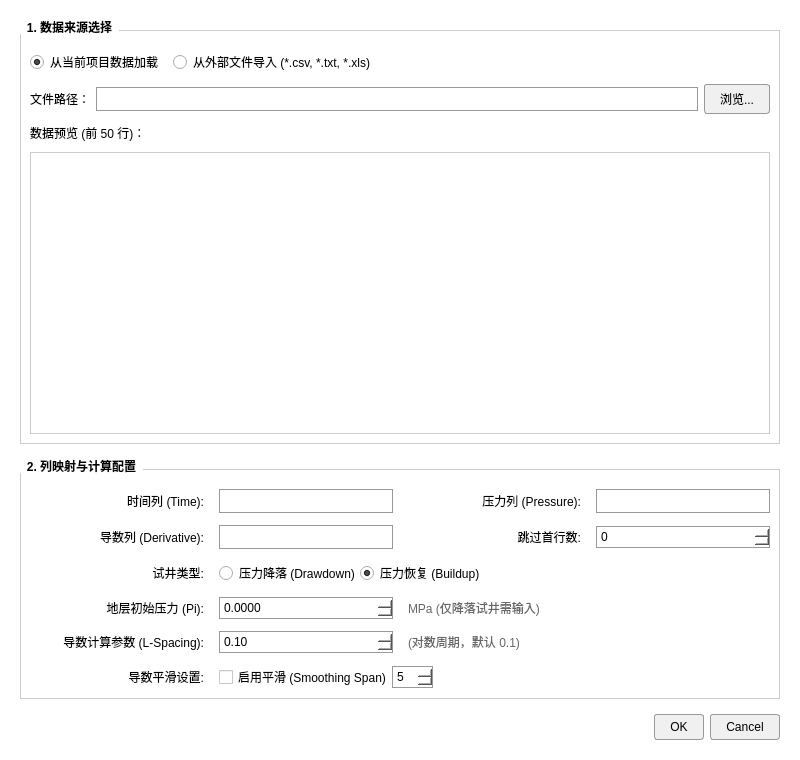
<?xml version="1.0" encoding="UTF-8"?>
<ui version="4.0">
 <class>FittingDataDialog</class>
 <widget class="QDialog" name="FittingDataDialog">
  <property name="geometry">
   <rect>
    <x>0</x>
    <y>0</y>
    <width>800</width>
    <height>760</height>
   </rect>
  </property>
  <property name="windowTitle">
   <string>加载观测数据配置</string>
  </property>
  <property name="styleSheet">
   <string notr="true">QDialog, QWidget {
    background-color: #ffffff;
    color: #000000;
    font-family: &quot;Microsoft YaHei&quot;;
}
QGroupBox {
    border: 1px solid #cccccc;
    margin-top: 10px;
    padding-top: 10px;
    font-weight: bold;
}
QGroupBox::title {
    subcontrol-origin: margin;
    subcontrol-position: top left;
    padding: 0 5px;
    color: #000000;
}
QLabel {
    color: #000000;
}
QLineEdit {
    border: 1px solid #999999;
    padding: 3px;
    background-color: #ffffff;
    color: #000000;
}
QPushButton {
    border: 1px solid #999999;
    background-color: #f0f0f0;
    padding: 5px 15px;
    border-radius: 3px;
    color: #000000;
}
QPushButton:hover {
    background-color: #e0e0e0;
}
QComboBox {
    border: 1px solid #999999;
    padding: 3px;
    background-color: #ffffff;
    color: #000000;
}
QComboBox::drop-down {
    border: 0px;
}
QTableWidget {
    border: 1px solid #cccccc;
    gridline-color: #eeeeee;
    color: #000000;
    background-color: #ffffff;
}
QHeaderView::section {
    background-color: #f0f0f0;
    color: #000000;
    border: 1px solid #cccccc;
    padding: 3px;
}
QRadioButton {
    color: #000000;
}
QCheckBox {
    color: #000000;
}
QSpinBox, QDoubleSpinBox {
    border: 1px solid #999999;
    background-color: #ffffff;
    color: #000000;
    padding: 2px;
}</string>
  </property>
  <layout class="QVBoxLayout" name="verticalLayout">
   <property name="spacing">
    <number>15</number>
   </property>
   <property name="leftMargin">
    <number>20</number>
   </property>
   <property name="topMargin">
    <number>20</number>
   </property>
   <property name="rightMargin">
    <number>20</number>
   </property>
   <property name="bottomMargin">
    <number>20</number>
   </property>
   <item>
    <widget class="QGroupBox" name="groupBoxSource">
     <property name="title">
      <string>1. 数据来源选择</string>
     </property>
     <layout class="QVBoxLayout" name="verticalLayout_2">
      <property name="spacing">
       <number>10</number>
      </property>
      <item>
       <layout class="QHBoxLayout" name="horizontalLayoutSource">
        <item>
         <widget class="QRadioButton" name="radioProjectData">
          <property name="text">
           <string>从当前项目数据加载</string>
          </property>
          <property name="checked">
           <bool>true</bool>
          </property>
         </widget>
        </item>
        <item>
         <widget class="QRadioButton" name="radioExternalFile">
          <property name="text">
           <string>从外部文件导入 (*.csv, *.txt, *.xls)</string>
          </property>
         </widget>
        </item>
        <item>
         <spacer name="horizontalSpacer">
          <property name="orientation">
           <enum>Qt::Horizontal</enum>
          </property>
          <property name="sizeHint" stdset="0">
           <size>
            <width>40</width>
            <height>20</height>
           </size>
          </property>
         </spacer>
        </item>
       </layout>
      </item>
      <item>
       <widget class="QWidget" name="widgetFileSelect" native="true">
        <layout class="QHBoxLayout" name="horizontalLayoutFile">
         <property name="leftMargin">
          <number>0</number>
         </property>
         <property name="topMargin">
          <number>0</number>
         </property>
         <property name="rightMargin">
          <number>0</number>
         </property>
         <property name="bottomMargin">
          <number>0</number>
         </property>
         <item>
          <widget class="QLabel" name="labelPath">
           <property name="text">
            <string>文件路径：</string>
           </property>
          </widget>
         </item>
         <item>
          <widget class="QLineEdit" name="lineEditFilePath">
           <property name="readOnly">
            <bool>true</bool>
           </property>
          </widget>
         </item>
         <item>
          <widget class="QPushButton" name="btnBrowse">
           <property name="text">
            <string>浏览...</string>
           </property>
          </widget>
         </item>
        </layout>
       </widget>
      </item>
      <item>
       <widget class="QLabel" name="labelPreview">
        <property name="text">
         <string>数据预览 (前 50 行)：</string>
        </property>
       </widget>
      </item>
      <item>
       <widget class="QTableWidget" name="tablePreview">
        <property name="editTriggers">
         <set>QAbstractItemView::NoEditTriggers</set>
        </property>
        <property name="selectionBehavior">
         <enum>QAbstractItemView::SelectRows</enum>
        </property>
       </widget>
      </item>
     </layout>
    </widget>
   </item>
   <item>
    <widget class="QGroupBox" name="groupBoxSettings">
     <property name="title">
      <string>2. 列映射与计算配置</string>
     </property>
     <layout class="QGridLayout" name="gridLayout">
      <property name="horizontalSpacing">
       <number>15</number>
      </property>
      <property name="verticalSpacing">
       <number>12</number>
      </property>
      <item row="0" column="0">
       <widget class="QLabel" name="labelTime">
        <property name="text">
         <string>时间列 (Time):</string>
        </property>
        <property name="alignment">
         <set>Qt::AlignRight|Qt::AlignTrailing|Qt::AlignVCenter</set>
        </property>
       </widget>
      </item>
      <item row="0" column="1">
       <widget class="QComboBox" name="comboTime"/>
      </item>
      <item row="0" column="2">
       <widget class="QLabel" name="labelPressure">
        <property name="text">
         <string>压力列 (Pressure):</string>
        </property>
        <property name="alignment">
         <set>Qt::AlignRight|Qt::AlignTrailing|Qt::AlignVCenter</set>
        </property>
       </widget>
      </item>
      <item row="0" column="3">
       <widget class="QComboBox" name="comboPressure"/>
      </item>
      <item row="1" column="0">
       <widget class="QLabel" name="labelDerivative">
        <property name="text">
         <string>导数列 (Derivative):</string>
        </property>
        <property name="alignment">
         <set>Qt::AlignRight|Qt::AlignTrailing|Qt::AlignVCenter</set>
        </property>
       </widget>
      </item>
      <item row="1" column="1">
       <widget class="QComboBox" name="comboDerivative"/>
      </item>
      <item row="1" column="2">
       <widget class="QLabel" name="labelSkip">
        <property name="text">
         <string>跳过首行数:</string>
        </property>
        <property name="alignment">
         <set>Qt::AlignRight|Qt::AlignTrailing|Qt::AlignVCenter</set>
        </property>
       </widget>
      </item>
      <item row="1" column="3">
       <widget class="QSpinBox" name="spinSkipRows"/>
      </item>
      <item row="2" column="0">
       <widget class="QLabel" name="labelTestType">
        <property name="text">
         <string>试井类型:</string>
        </property>
        <property name="alignment">
         <set>Qt::AlignRight|Qt::AlignTrailing|Qt::AlignVCenter</set>
        </property>
       </widget>
      </item>
      <item row="2" column="1" colspan="3">
       <layout class="QHBoxLayout" name="horizontalLayoutTestType">
        <item>
         <widget class="QRadioButton" name="radioDrawdown">
          <property name="text">
           <string>压力降落 (Drawdown)</string>
          </property>
         </widget>
        </item>
        <item>
         <widget class="QRadioButton" name="radioBuildup">
          <property name="text">
           <string>压力恢复 (Buildup)</string>
          </property>
          <property name="checked">
           <bool>true</bool>
          </property>
         </widget>
        </item>
        <item>
         <spacer name="horizontalSpacer_3">
          <property name="orientation">
           <enum>Qt::Horizontal</enum>
          </property>
          <property name="sizeHint" stdset="0">
           <size>
            <width>40</width>
            <height>20</height>
           </size>
          </property>
         </spacer>
        </item>
       </layout>
      </item>
      <item row="3" column="0">
       <widget class="QLabel" name="labelPi">
        <property name="text">
         <string>地层初始压力 (Pi):</string>
        </property>
        <property name="alignment">
         <set>Qt::AlignRight|Qt::AlignTrailing|Qt::AlignVCenter</set>
        </property>
       </widget>
      </item>
      <item row="3" column="1">
       <widget class="QDoubleSpinBox" name="spinPi">
        <property name="enabled">
         <bool>false</bool>
        </property>
        <property name="decimals">
         <number>4</number>
        </property>
        <property name="maximum">
         <double>9999.990000000000000</double>
        </property>
       </widget>
      </item>
      <item row="3" column="2">
       <widget class="QLabel" name="labelPiUnit">
        <property name="text">
         <string>MPa (仅降落试井需输入)</string>
        </property>
        <property name="styleSheet">
         <string notr="true">color: #666;</string>
        </property>
       </widget>
      </item>

      <item row="4" column="0">
       <widget class="QLabel" name="labelLSpacing">
        <property name="text">
         <string>导数计算参数 (L-Spacing):</string>
        </property>
        <property name="alignment">
         <set>Qt::AlignRight|Qt::AlignTrailing|Qt::AlignVCenter</set>
        </property>
       </widget>
      </item>
      <item row="4" column="1">
       <widget class="QDoubleSpinBox" name="spinLSpacing">
        <property name="minimum">
         <double>0.01</double>
        </property>
        <property name="maximum">
         <double>1.00</double>
        </property>
        <property name="singleStep">
         <double>0.01</double>
        </property>
        <property name="value">
         <double>0.10</double>
        </property>
       </widget>
      </item>
      <item row="4" column="2">
       <widget class="QLabel" name="labelLSpacingUnit">
        <property name="text">
         <string>(对数周期，默认 0.1)</string>
        </property>
        <property name="styleSheet">
         <string notr="true">color: #666;</string>
        </property>
       </widget>
      </item>

      <item row="5" column="0">
       <widget class="QLabel" name="labelSmooth">
        <property name="text">
         <string>导数平滑设置:</string>
        </property>
        <property name="alignment">
         <set>Qt::AlignRight|Qt::AlignTrailing|Qt::AlignVCenter</set>
        </property>
       </widget>
      </item>
      <item row="5" column="1" colspan="3">
       <layout class="QHBoxLayout" name="horizontalLayoutSmooth">
        <item>
         <widget class="QCheckBox" name="checkSmoothing">
          <property name="text">
           <string>启用平滑 (Smoothing Span)</string>
          </property>
         </widget>
        </item>
        <item>
         <widget class="QSpinBox" name="spinSmoothSpan">
          <property name="enabled">
           <bool>false</bool>
          </property>
          <property name="minimum">
           <number>3</number>
          </property>
          <property name="maximum">
           <number>99</number>
          </property>
          <property name="singleStep">
           <number>2</number>
          </property>
          <property name="value">
           <number>5</number>
          </property>
         </widget>
        </item>
        <item>
         <spacer name="horizontalSpacer_2">
          <property name="orientation">
           <enum>Qt::Horizontal</enum>
          </property>
          <property name="sizeHint" stdset="0">
           <size>
            <width>40</width>
            <height>20</height>
           </size>
          </property>
         </spacer>
        </item>
       </layout>
      </item>
     </layout>
    </widget>
   </item>
   <item>
    <widget class="QDialogButtonBox" name="buttonBox">
     <property name="orientation">
      <enum>Qt::Horizontal</enum>
     </property>
     <property name="standardButtons">
      <set>QDialogButtonBox::Cancel|QDialogButtonBox::Ok</set>
     </property>
    </widget>
   </item>
  </layout>
 </widget>
 <resources/>
 <connections>
  <connection>
   <sender>buttonBox</sender>
   <signal>accepted()</signal>
   <receiver>FittingDataDialog</receiver>
   <slot>accept()</slot>
  </connection>
  <connection>
   <sender>buttonBox</sender>
   <signal>rejected()</signal>
   <receiver>FittingDataDialog</receiver>
   <slot>reject()</slot>
  </connection>
 </connections>
</ui>
